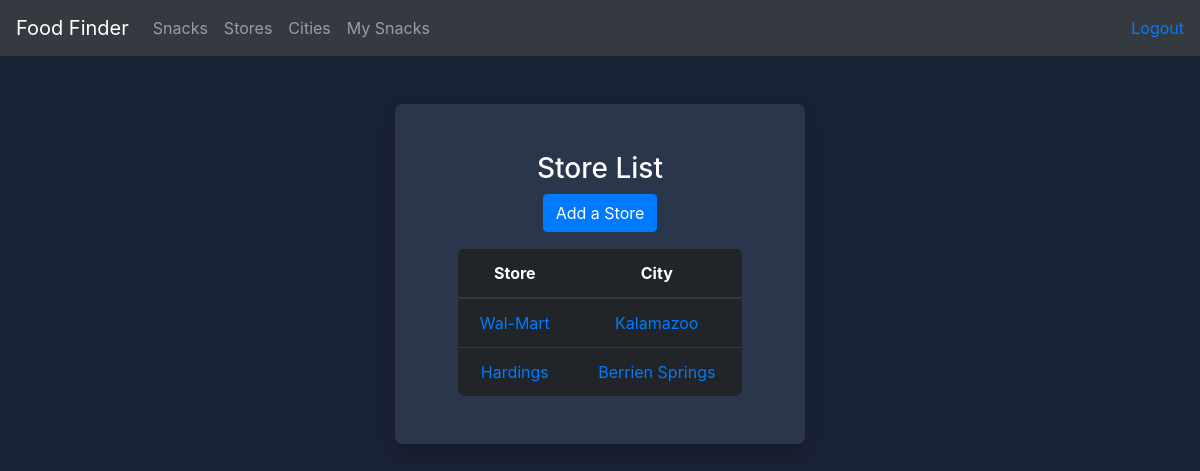
The page /food/store_list/ (signed in) on the database as committed earlier.
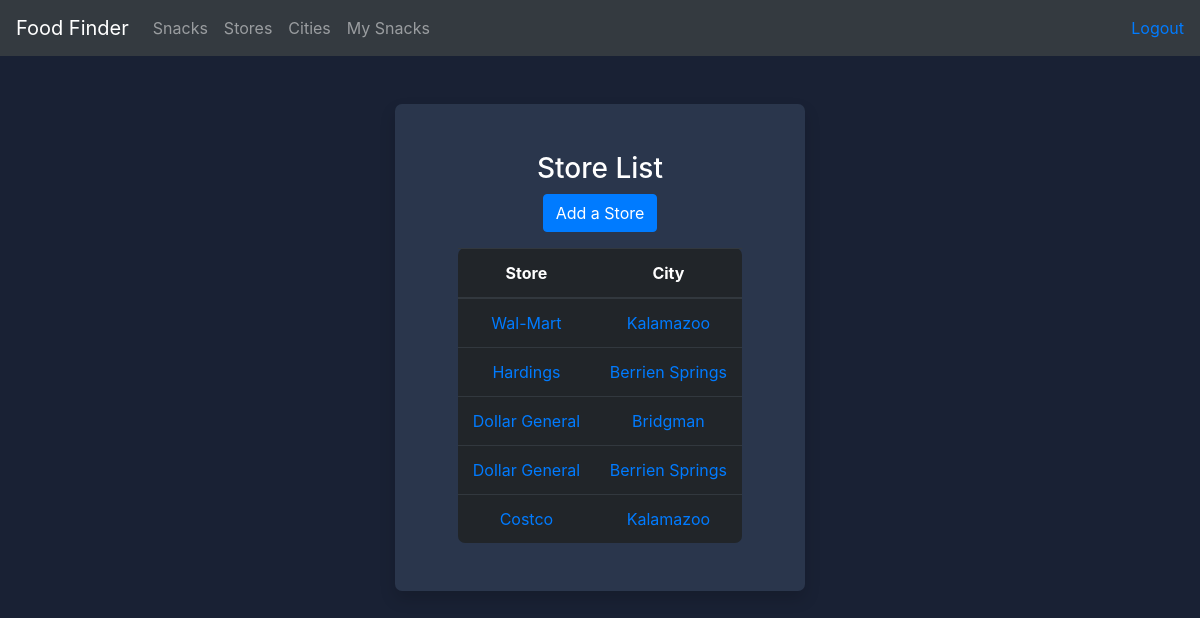
The same page on the database as committed later.
### food/models.py (models this page shows)
class Store(models.Model):
    name = models.CharField(max_length=255)
    city = models.CharField(max_length=255)
    def __str__(self):
        return f'%s' % self.name

### food/views.py (the view)
# urls.py: path('store_list/', views.store_list, name='store_list'),
@login_required()
def store_list(request):
    stores = Store.objects.all()
    template = loader.get_template('food/store_list.html')
    context = {
        'stores': stores
    }
    return HttpResponse(template.render(context, request))

### food/templates/food/store_list.html
{% extends 'food/base.html' %}
{% block content %}
    <div class="row justify-content-center mt-5">
     <div class="col-lg-4 col-md-6 col-10 text-center shadow justify-content-center">
        <div class="m-5">
        <h3 class="mb-2">Store List</h3>
        <a class="text-white btn btn-md btn-primary mb-3" href="{% url 'food:create_store' %}">Add a Store</a>
            {% if stores %}
               <table class="table table-dark">
              <thead>
                <tr>
                  <th scope="col">Store</th>
                  <th scope="col">City</th>
                </tr>
              </thead>
               <tbody>
                {% for store in stores %}
                    <tr>
                     <td><a  href="{% url 'food:store_details' store.id %}">{{ store }}</a></td>
                        <td><a href="{% url 'food:city_details' store.id %}" >{{ store.city }}</a></td>
                    </tr>
                {% endfor %}
               </tbody>
                </table>
            {% endif %}
        </div>
        </div>
    </div>
{% endblock %}

Rows that differ between the two databases and show on the page:
added Store: name "Dollar General", city "Bridgman"
added Store: name "Dollar General", city "Berrien Springs"
added Store: name "Costco", city "Kalamazoo"
